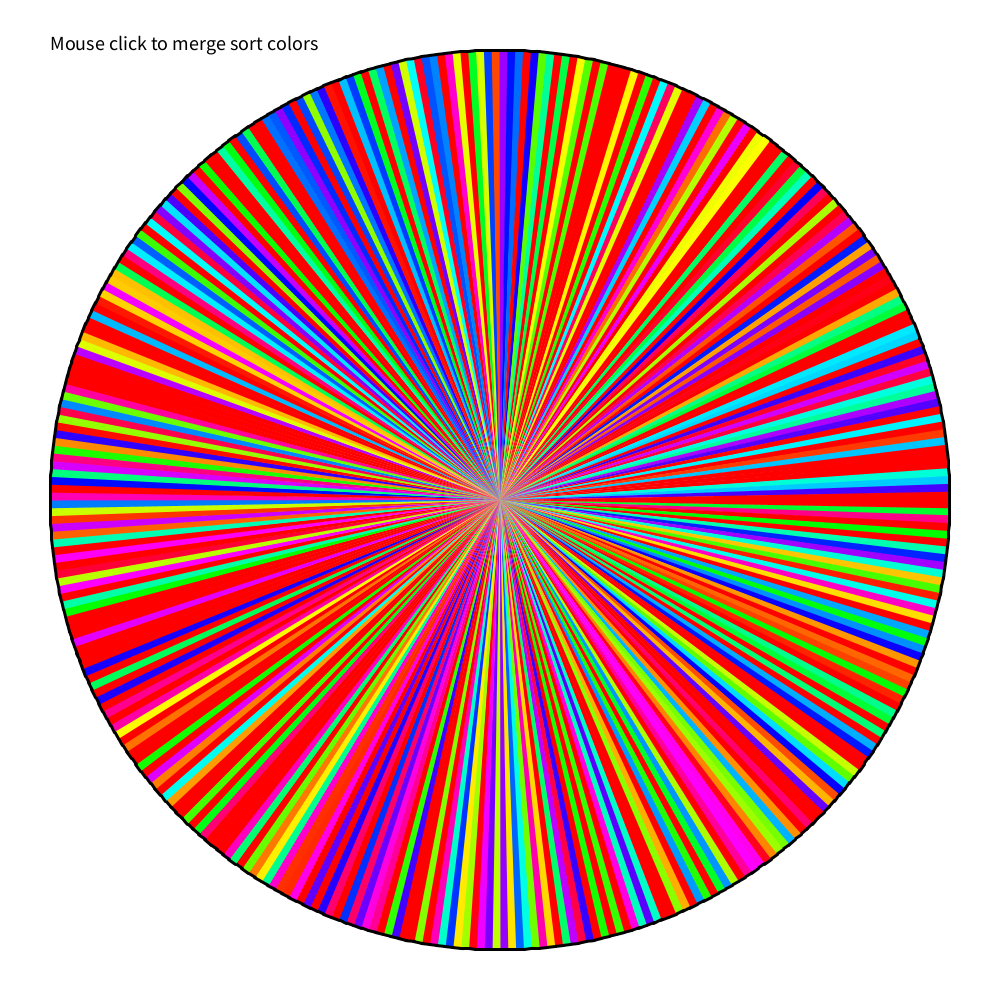
Frame 1 (no input)
Frame 2 (the mouse pressed at the canvas centre, redrawn once): identical to frame 1, image omitted

The Processing sketch that drew this single still picture (run headless with seeded random() and noise(); the mouse was pressed at the canvas centre and the sketch redrawn once):

// Processing sketch: HW_19
// ── HW_19.pde
int[] startHue = new int[360];
int[][] hue = new int[30000][360];
boolean[] used = new boolean[360];
int cnt = 0;

void setup() {
  // frameRate(500);
    size (1000, 1000);
    background(255);

    for (int i=0; i<360; i++) {
        int rand;
        for (rand = (int)random(360); used[rand]; rand = (int)random(360));
        used[rand] = true;
        hue[0][i] = rand;
        startHue[i] = rand;
    }

    mergeSort(startHue, 0, 359);
    
    colorMode(HSB);
    strokeWeight(3);

    drawDisk(0);

    fill(0);
    textSize(20);
    text("Mouse click to merge sort colors", 50, 50);

    noLoop();
}

void draw() {
    background(255);
    fill(0);
    textSize(20);
    text("Mouse click to merge sort colors", 50, 50);
    drawDisk(min(frameCount, cnt/3));
}

void drawDisk(int x) {
    pushMatrix();
        translate(width*0.5, height*0.5);
        float rad = width*0.9;
        for (int i=0; i<360; i++) {
            rotate(radians(1));
            fill(hue[x][i], 255, 255);
            arc(0, 0, rad, rad, -0.001, radians(1)+0.001);
        }
    popMatrix();
}

void mousePressed() {
    loop();
}

void merge(int array[], int p, int q, int r) {

    int n1 = q - p + 1;
    int n2 = r - q;

    int L[] = new int[n1];
    int M[] = new int[n2];

    for (int i = 0; i < n1; i++)
      L[i] = array[p + i];
    for (int j = 0; j < n2; j++)
      M[j] = array[q + 1 + j];

    int i, j, k;
    i = 0;
    j = 0;
    k = p;

    while (i < n1 && j < n2) {
      if (L[i] <= M[j]) {
        array[k] = L[i];
        i++;
      } else {
        array[k] = M[j];
        j++;
      }
      k++;
      
      cnt++;
      for (int l=0; l<360; l++) {
        hue[cnt/3][l] = array[l];
      }
    }

    while (i < n1) {
      array[k] = L[i];
      i++;
      k++;
      cnt++;
      for (int l=0; l<360; l++) {
        hue[cnt/3][l] = array[l];
      }
    }

    while (j < n2) {
      array[k] = M[j];
      j++;
      k++;
      cnt++;
      for (int l=0; l<360; l++) {
        hue[cnt/3][l] = array[l];
      }
    }
  }

  void mergeSort(int array[], int left, int right) {
    if (left < right) {

      int mid = (left + right) / 2;

      mergeSort(array, left, mid);
      mergeSort(array, mid + 1, right);

      merge(array, left, mid, right);

    }
  }
